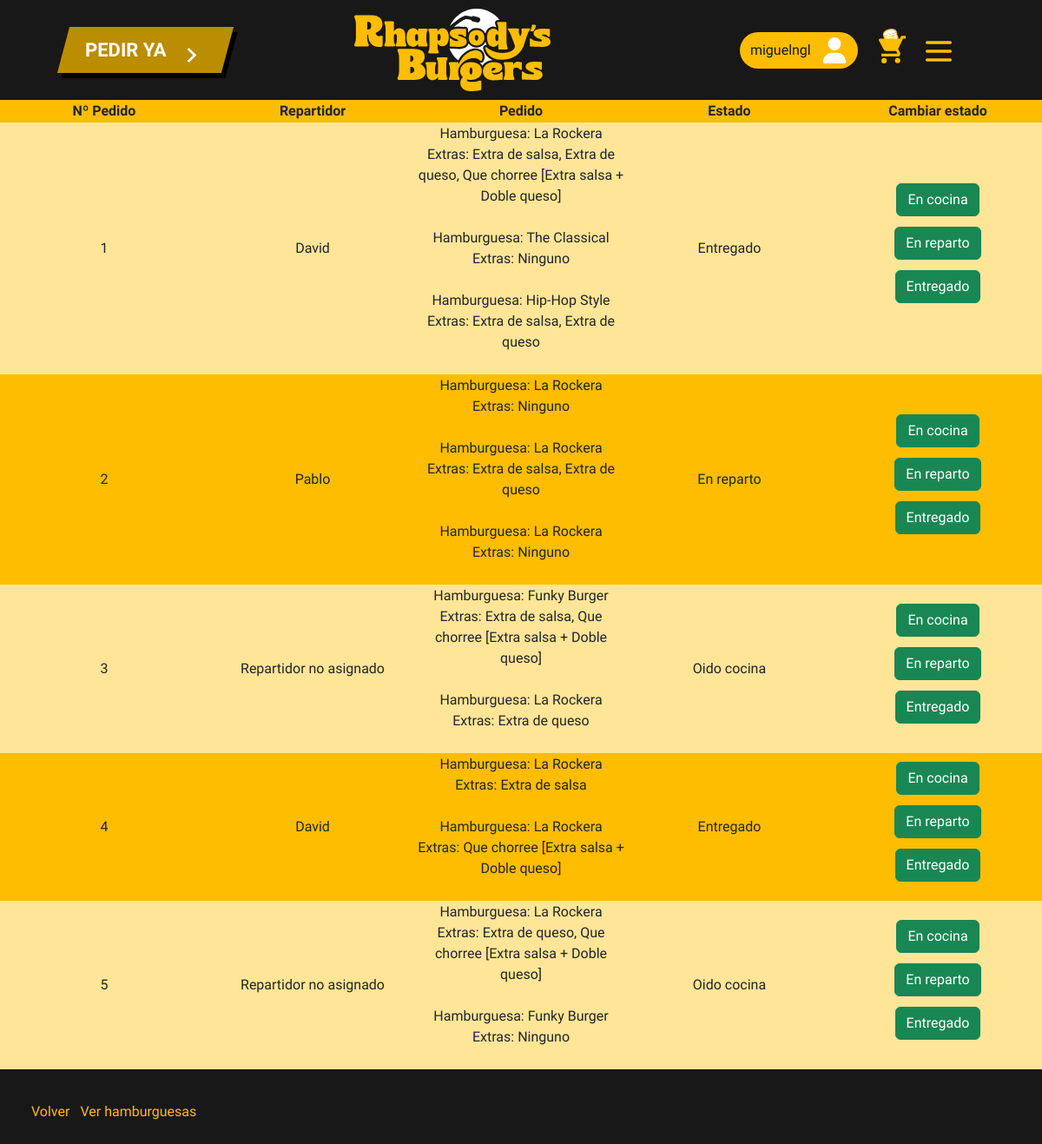
/cs_cocina.php (signed in), run on the app's committed database.
### tables this page shows
CREATE TABLE `pedidos` (
  `ID_Pedido` int(11) NOT NULL,
  `ID_Usuario` int(11) NOT NULL,
  `Nombre_Cliente` varchar(255) NOT NULL,
  `Pedido` varchar(512) NOT NULL,
  `Direccion` varchar(255) NOT NULL,
  `Estado` int(11) NOT NULL DEFAULT 0,
  `ID_Repartidor` int(11) DEFAULT NULL
);

CREATE TABLE `usuario` (
  `IdUsuario` int(11) NOT NULL,
  `Apodo` varchar(255) DEFAULT NULL,
  `Nombre` varchar(255) DEFAULT NULL,
  `Apellidos` varchar(255) DEFAULT NULL,
  `Direccion` varchar(255) DEFAULT NULL,
  `Correo` varchar(255) DEFAULT NULL,
  `Contrasena` varchar(255) DEFAULT NULL,
  `Tipo_usuario` tinyint(1) DEFAULT NULL
);

### cs_cocina.php (the view, shortened to what this page needs)
<!DOCTYPE html>
<html lang="en">
<head>
    <link rel="stylesheet" href="css/normalize.css">
    <link href="https://cdn.jsdelivr.net/npm/bootstrap@5.3.2/dist/css/bootstrap.min.css" rel="stylesheet">
    <link rel="stylesheet" href="css/gestiones.css">
    <link rel="stylesheet" href="css/header.css">
    <link rel="stylesheet" href="css/footer.css">
</head>
<body>
<?php
include './php/conexion.php';
include './php/header.php';
if(isset($_SESSION["Usu"])){
    $idUsu = $_SESSION["Usu"];
    $consulta1 = "SELECT * FROM `usuario` WHERE `Apodo` =  ?";
    $stmt = $conexion->prepare($consulta1);
    $stmt->bind_param("s", $idUsu);
    $stmt->execute();
    $result = $stmt->get_result();
    if($result->num_rows > 0){
        $array = $result->fetch_assoc();
        if($array["Tipo_usuario"] == 1){
            $consulta2 = "SELECT * FROM `pedidos`";
            $stmt2 = $conexion->prepare($consulta2);
            $stmt2->execute();
            $result2 = $stmt2->get_result();
            if($result2->num_rows > 0){
                echo "<table>";
                echo "<tr><th>Nº Pedido</th><th>Repartidor</th><th>Pedido</th><th>Estado</th><th>Cambiar estado</th></tr>";
                foreach ($result2 as $pedido) {
                    echo "<tr>";
                    echo "<td>" . $pedido['ID_Pedido'] . "</td>";
                    if($pedido['ID_Repartidor'] == NULL || $pedido['ID_Repartidor'] == ""){
                        echo "<td>Repartidor no asignado</td>";
                    }else{
                        $consultaRep = "SELECT * FROM `repartidores` WHERE `ID_Repartidor` = ?";
                        $stmt3 = $conexion->prepare($consultaRep);
                        $stmt3->bind_param("i", $pedido['ID_Repartidor']);
                        $stmt3->execute();
                        $resultado3 = $stmt3->get_result();
                        $repartidor = $resultado3->fetch_assoc();
                        $consultaNombreRep = "SELECT * FROM `usuario` WHERE `IdUsuario` =  ?";
                        $stmt4 = $conexion->prepare($consultaNombreRep);
                        $stmt4->bind_param("i", $repartidor['ID_Usuario']);
                        $stmt4->execute();
                        $resultado4 = $stmt4->get_result();
                        $datosRepartidor = $resultado4->fetch_assoc();
                        echo "<td>" . $datosRepartidor['Nombre'] . "</td>";
                    }
                    echo "<td>";
                        $burgers = explode("}, ", $pedido['Pedido']);
                        if (end($burgers) !== "") {
                            $burgers[count($burgers) - 1] .= "}";
                        }
                        foreach ($burgers as $burger) {
                            $parts = explode(" - {EXTRAS: ", $burger);
                            if (count($parts) == 2) {
                                $name = $parts[0];
                                $extras = rtrim($parts[1], '}');
                            } else {
                                $name = $burger;
                                $extras = '';
                            }
                            echo "Hamburguesa: " . $name . "<br>";
                            if (!empty($extras)) {
                                echo "Extras: " . $extras . "<br><br>";
                            } else {
                                echo "Extras: Ninguno<br><br>";
                            }
                        }
                    echo "</td>";
                    if($pedido['Estado'] == 0){
                        echo "<td>Oido cocina</td>";
                    }elseif($pedido['Estado'] == 1){
                        echo "<td>En reparto</td>";
                    }else{
                        echo "<td>Entregado</td>";
                    };
                    echo "<td class='estado'>
                    <form action='php/cambiarPedido.php' method='post' enctype='multipart/form-data'>
                        <input type='number' id='id' name='id' class='d-none' value='".$pedido['ID_Pedido']."'>
                        <input type='hidden' name='estado' value='0'>
                        <input type='submit' id='enviar_admin' class='btn btn-success' value='En cocina'>
                    </form>
                    <form action='php/cambiarPedido.php' method='post' enctype='multipart/form-data'>
                        <input type='number' id='id' name='id' class='d-none' value='".$pedido['ID_Pedido']."'>
                        <input type='hidden' name='estado' value='1'>
                        <input type='submit' id='enviar_cocinero' class='btn btn-success' value='En reparto'>
                    </form>
                    <form action='php/cambiarPedido.php' method='post' enctype='multipart/form-data'>
                        <input type='number' id='id' name='id' class='d-none' value='".$pedido['ID_Pedido']."'>
                        <input type='hidden' name='estado' value='2'>
                        <input type='submit' id='enviar_cocinero' class='btn btn-success' value='Entregado'>
                    </form>
                    </td>";
                    echo "</tr>";
                }
                echo "</table>";
                echo '<nav class="submenu"><a href="miperfil.php">Volver</a>';
                echo '<a href="gestionarBurgers.php">Ver hamburguesas</a></nav>';
            }
        }else{
            echo("<h4>ERROR 404 NOT FOUND</h4>");
        }
    }else{
        echo("<h4>ERROR 404 NOT FOUND</h4>");
    }
    }else{
        echo("<h4>ERROR 404 NOT FOUND</h4>");
    }
?>
</body>
</html>

### css/gestiones.css (style rules this page uses)
:root { --principal: #181818; --secundario:#FEBD01; --tercer: #fff8ec; --cuarto:#bb8d01; --quinto: #BF9D73; --letra2: #000000; --letra3: #d8dddb; --kanit: 'Kanit', sans-serif; --karla: 'Karla', sans-serif; --oswald: 'Oswald', sans-serif; }
table { text-align: center; width: 100vw; }
tr th { font-family: var(--oswald); }
tr th:first-child { text-align: center; }
tr td:first-child { text-align: center; }
tr:nth-child(odd) { background-color: var(--secundario); }
tr:nth-child(even) { background-color: #ffe598; }
tr { width: 100vw; overflow: hidden; }
td { width: 20vw; font-family: var(--kanit); }
table { margin-right: 10px; }
.estado form { margin-bottom: 12px; }
body { background-color: var(--principal); }
.submenu { padding: 12px; }
.submenu a { color: var(--secundario); font-family: var(--kanit); text-decoration: none; margin-right: 12px; }

### css/header.css (style rules this page uses)
:root { --principal: #181818; --secundario:#FEBD01; --tercer: #fff8ec; --cuarto:#bb8d01; --quinto: #BF9D73; --letra2: #000000; --letra3: #d8dddb; --kanit: 'Kanit', sans-serif; --karla: 'Karla', sans-serif; --oswald: 'Oswald', sans-serif; }
body { overflow-x: hidden; }
nav { margin: 24px; }

### css/footer.css (style rules this page uses)
:root { --principal: #181818; --secundario:#FEBD01; --tercer: #fff8ec; --cuarto:#bb8d01; --quinto: #BF9D73; --letra2: #000000; --letra3: #d8dddb; --kanit: 'Kanit', sans-serif; --karla: 'Karla', sans-serif; --oswald: 'Oswald', sans-serif; }

### data on the page
pedidos: ID_Pedido "1", usuario.Nombre "David", name "La Rockera", extras "Extra de salsa, Extra de queso, Que chorree [Extra salsa + Doble queso]", name "The Classical", name "Hip-Hop Style", extras "Extra de salsa, Extra de queso", Estado "Entregado"
pedidos: ID_Pedido "2", usuario.Nombre "Pablo", name "La Rockera", extras "Extra de salsa, Extra de queso", Estado "En reparto"
pedidos: ID_Pedido "3", shows "Repartidor no asignado", name "Funky Burger", extras "Extra de salsa, Que chorree [Extra salsa + Doble queso]", name "La Rockera", extras "Extra de queso", Estado "Oido cocina"
pedidos: ID_Pedido "4", usuario.Nombre "David", name "La Rockera", extras "Extra de salsa", extras "Que chorree [Extra salsa + Doble queso]", Estado "Entregado"
pedidos: ID_Pedido "5", shows "Repartidor no asignado", name "La Rockera", extras "Extra de queso, Que chorree [Extra salsa + Doble queso]", name "Funky Burger", Estado "Oido cocina"

### other printed values
$_SESSION['Usu'] "miguelngl"
